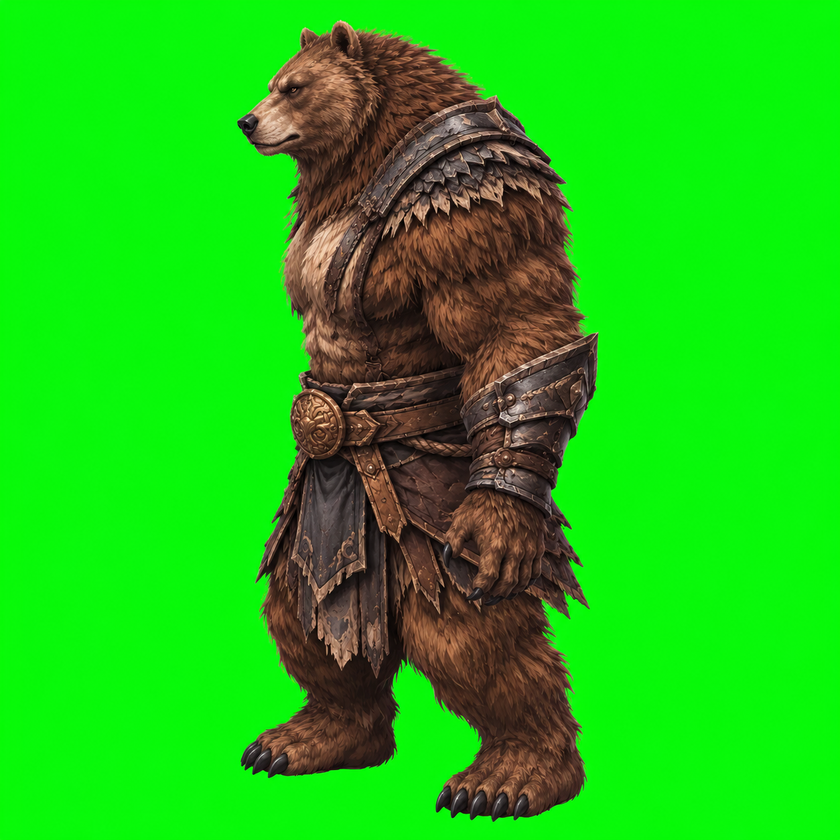
#> input picture design/xianxia-bear-humanoid-side-2026-11-13/source-user.png, 840 x 840 px, shrunk from 1254 x 1254 before the run
$ python -i navigation_outline.py   (imports and definitions only)
#> lines starting #> are read from the running program, lines starting #| are printed output that depends on the picture
#> further down, picture is the input picture: PIL image 840x840 RGB; mean R, G, B 30.4, 194.6, 20
"""Subtle silhouette outlines for the bag and skill-book navigation artwork."""
from PIL import Image, ImageFilter


def outline_navigation_icon(image):
    image = image.convert("RGBA")
    alpha = image.getchannel("A")
#> alpha: PIL image 840x840 L; every value is 255
    # Two source pixels of muted jade, edged with one pixel of warm paper.
    # At the existing 70px display size these remain fine contours.
    outer = Image.new("RGBA", image.size, "#F8F3DF")
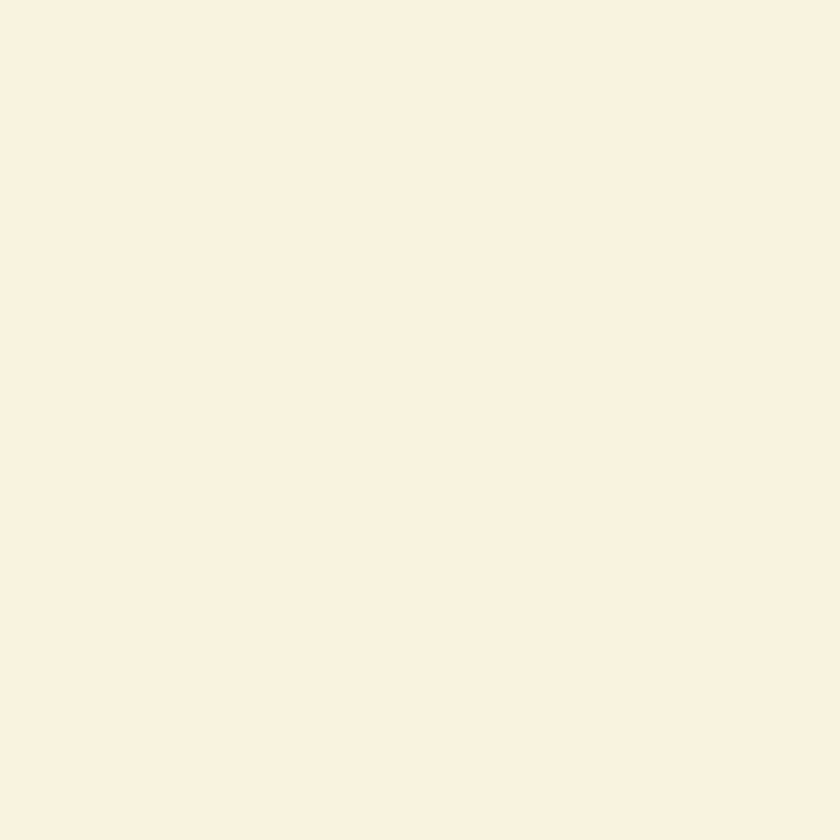
#> outer: PIL image 840x840 RGBA; mean R, G, B, A 248, 243, 223, 255
    outer.putalpha(alpha.filter(ImageFilter.MaxFilter(7))
                   .filter(ImageFilter.GaussianBlur(0.35)).point(lambda a: round(a * 0.80)))
    inner = Image.new("RGBA", image.size, "#36594E")
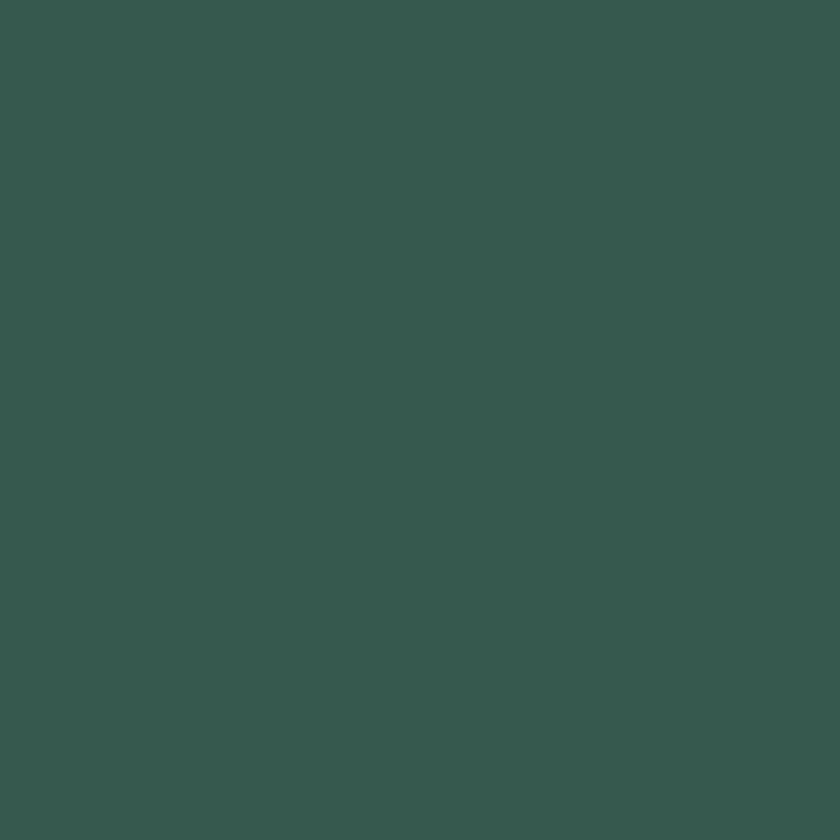
#> inner: PIL image 840x840 RGBA; mean R, G, B, A 54, 89, 78, 255
    inner.putalpha(alpha.filter(ImageFilter.MaxFilter(5))
                   .filter(ImageFilter.GaussianBlur(0.25)).point(lambda a: round(a * 0.86)))
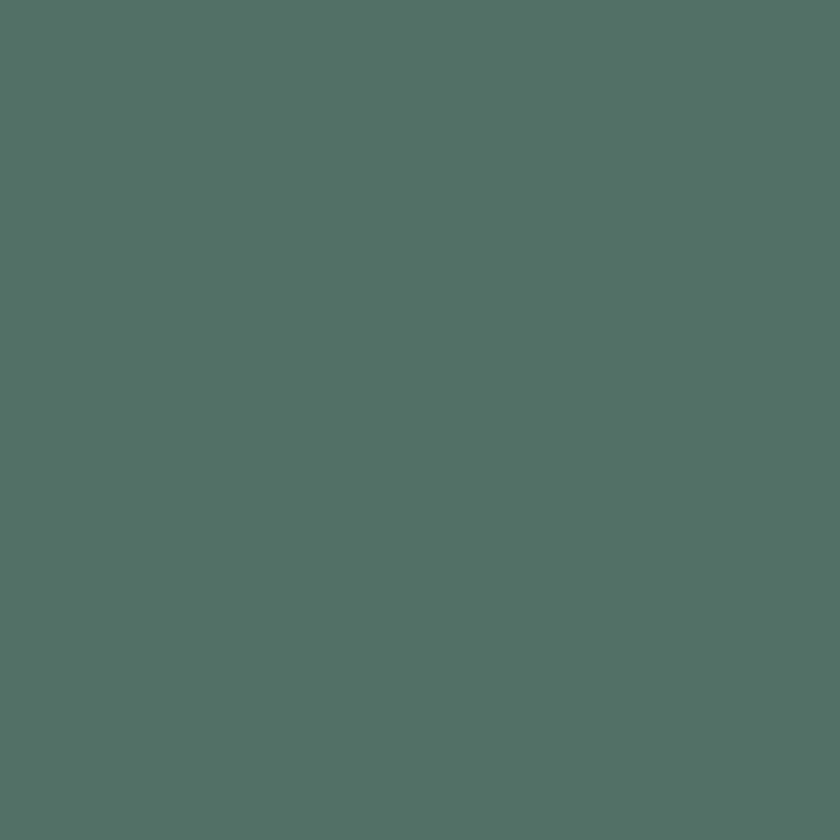
#> inner: PIL image 840x840 RGBA; mean R, G, B, A 54, 89, 78, 219; transparent parts drawn white
    return Image.alpha_composite(Image.alpha_composite(outer, inner), image)

>>> from PIL import Image
>>> picture = Image.open('../../design/xianxia-bear-humanoid-side-2026-11-13/source-user.png')
>>> result = outline_navigation_icon(picture)
